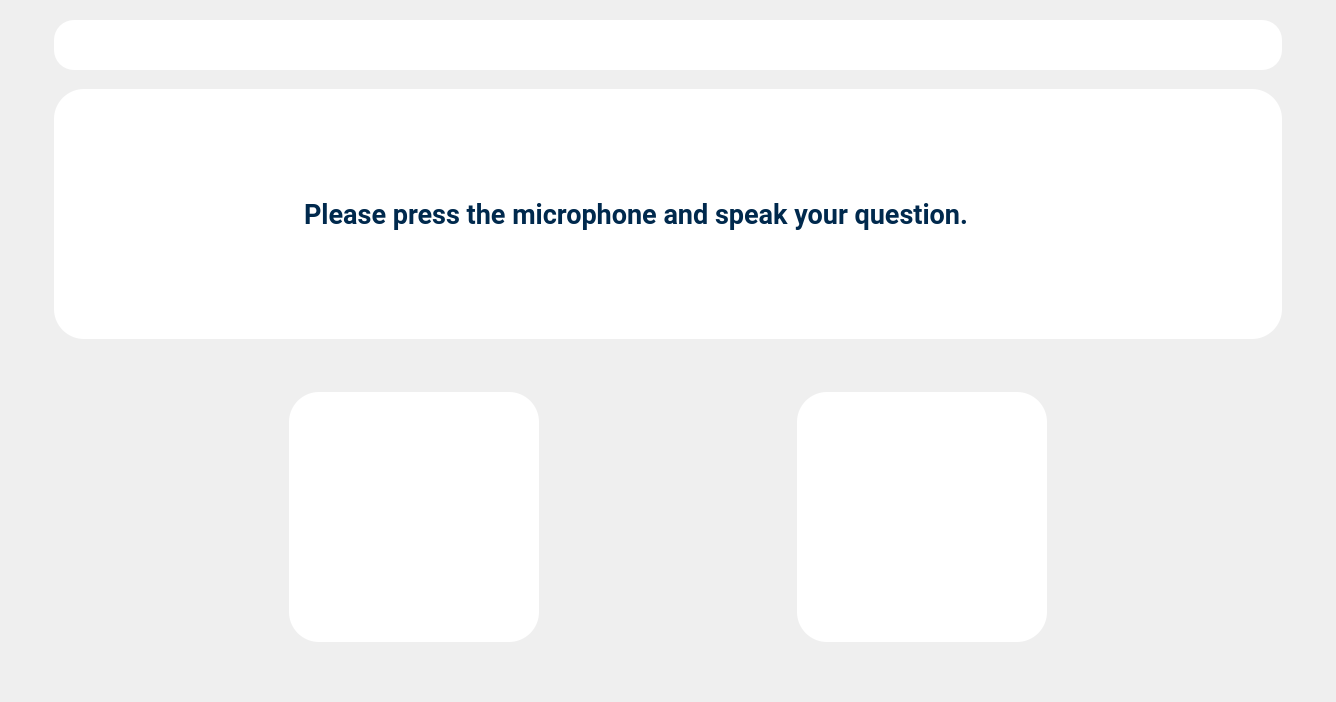
      <widget class="QWidget" name="page_qna">
       <layout class="QVBoxLayout" name="verticalLayout_4" stretch="0">
        <item>
         <widget class="QWidget" name="widget_5" native="true">
          <layout class="QVBoxLayout" name="verticalLayout_7">
           <property name="leftMargin">
            <number>30</number>
           </property>
           <property name="rightMargin">
            <number>30</number>
           </property>
           <item>
            <widget class="QWidget" name="widget_20" native="true">
             <property name="maximumSize">
              <size>
               <width>16777215</width>
               <height>70</height>
              </size>
             </property>
             <layout class="QHBoxLayout" name="horizontalLayout_8">
              <property name="leftMargin">
               <number>13</number>
              </property>
              <property name="topMargin">
               <number>0</number>
              </property>
              <property name="rightMargin">
               <number>13</number>
              </property>
              <property name="bottomMargin">
               <number>0</number>
              </property>
              <item>
               <widget class="QWidget" name="widget_19" native="true">
                <property name="maximumSize">
                 <size>
                  <width>16777215</width>
                  <height>60</height>
                 </size>
                </property>
                <property name="styleSheet">
                 <string notr="true">background-color: rgb(255, 255, 255);
color: rgb(0, 41, 77);
border-radius:  20px;
</string>
                </property>
                <layout class="QHBoxLayout" name="horizontalLayout_13">
                 <property name="spacing">
                  <number>15</number>
                 </property>
                 <property name="leftMargin">
                  <number>15</number>
                 </property>
                 <property name="topMargin">
                  <number>0</number>
                 </property>
                 <property name="rightMargin">
                  <number>15</number>
                 </property>
                 <property name="bottomMargin">
                  <number>0</number>
                 </property>
                 <item>
                  <widget class="QPushButton" name="btn_home_navi_2">
                   <property name="minimumSize">
                    <size>
                     <width>50</width>
                     <height>50</height>
                    </size>
                   </property>
                   <property name="maximumSize">
                    <size>
                     <width>50</width>
                     <height>50</height>
                    </size>
                   </property>
                   <property name="font">
                    <font>
                     <family>Roboto</family>
                     <pointsize>25</pointsize>
                     <weight>75</weight>
                     <bold>true</bold>
                    </font>
                   </property>
                   <property name="styleSheet">
                    <string notr="true">
background-color: rgb(255, 255, 255);
color: rgb(0, 41, 77);
border-radius:  15px;
</string>
                   </property>
                   <property name="text">
                    <string/>
                   </property>
                   <property name="icon">
                    <iconset resource="resources/resources.qrc">
                     <normaloff>:/icon/icon/basic-ui_17055247.png</normaloff>:/icon/icon/basic-ui_17055247.png</iconset>
                   </property>
                   <property name="iconSize">
                    <size>
                     <width>30</width>
                     <height>30</height>
                    </size>
                   </property>
                  </widget>
                 </item>
                 <item>
                  <spacer name="horizontalSpacer_2">
                   <property name="orientation">
                    <enum>Qt::Horizontal</enum>
                   </property>
                   <property name="sizeHint" stdset="0">
                    <size>
                     <width>1018</width>
                     <height>20</height>
                    </size>
                   </property>
                  </spacer>
                 </item>
                 <item>
                  <widget class="QPushButton" name="logo_fab_2">
                   <property name="minimumSize">
                    <size>
                     <width>50</width>
                     <height>50</height>
                    </size>
                   </property>
                   <property name="maximumSize">
                    <size>
                     <width>50</width>
                     <height>50</height>
                    </size>
                   </property>
                   <property name="font">
                    <font>
                     <family>Roboto</family>
                     <pointsize>25</pointsize>
                     <weight>75</weight>
                     <bold>true</bold>
                    </font>
                   </property>
                   <property name="styleSheet">
                    <string notr="true">
background-color: rgb(255, 255, 255);
color: rgb(0, 41, 77);
border-radius:  15px;
</string>
                   </property>
                   <property name="text">
                    <string/>
                   </property>
                   <property name="icon">
                    <iconset resource="resources/resources.qrc">
                     <normaloff>:/logo/Logos/Fablab Logo-aftercut.png</normaloff>:/logo/Logos/Fablab Logo-aftercut.png</iconset>
                   </property>
                   <property name="iconSize">
                    <size>
                     <width>50</width>
                     <height>50</height>
                    </size>
                   </property>
                  </widget>
                 </item>
                 <item>
                  <widget class="QPushButton" name="logo_bk_2">
                   <property name="minimumSize">
                    <size>
                     <width>50</width>
                     <height>50</height>
                    </size>
                   </property>
                   <property name="maximumSize">
                    <size>
                     <width>50</width>
                     <height>50</height>
                    </size>
                   </property>
                   <property name="font">
                    <font>
                     <family>Roboto</family>
                     <pointsize>25</pointsize>
                     <weight>75</weight>
                     <bold>true</bold>
                    </font>
                   </property>
                   <property name="styleSheet">
                    <string notr="true">
background-color: rgb(255, 255, 255);
color: rgb(0, 41, 77);
border-radius:  15px;
</string>
                   </property>
                   <property name="text">
                    <string/>
                   </property>
                   <property name="icon">
                    <iconset resource="resources/resources.qrc">
                     <normaloff>:/logo/Logos/Logo BK.png</normaloff>:/logo/Logos/Logo BK.png</iconset>
                   </property>
                   <property name="iconSize">
                    <size>
                     <width>50</width>
                     <height>50</height>
                    </size>
                   </property>
                  </widget>
                 </item>
                </layout>
               </widget>
              </item>
             </layout>
            </widget>
           </item>
           <item>
            <widget class="QWidget" name="widget_8" native="true">
             <layout class="QVBoxLayout" name="verticalLayout_3">
              <property name="spacing">
               <number>10</number>
              </property>
              <property name="leftMargin">
               <number>0</number>
              </property>
              <property name="topMargin">
               <number>0</number>
              </property>
              <property name="rightMargin">
               <number>0</number>
              </property>
              <property name="bottomMargin">
               <number>10</number>
              </property>
              <item>
               <widget class="QWidget" name="widget_6" native="true">
                <layout class="QHBoxLayout" name="horizontalLayout_5">
                 <property name="leftMargin">
                  <number>13</number>
                 </property>
                 <property name="topMargin">
                  <number>13</number>
                 </property>
                 <property name="rightMargin">
                  <number>13</number>
                 </property>
                 <property name="bottomMargin">
                  <number>13</number>
                 </property>
                 <item>
                  <widget class="QWidget" name="widget_7" native="true">
                   <property name="minimumSize">
                    <size>
                     <width>0</width>
                     <height>250</height>
                    </size>
                   </property>
                   <property name="maximumSize">
                    <size>
                     <width>16777215</width>
                     <height>300</height>
                    </size>
                   </property>
                   <property name="styleSheet">
                    <string notr="true">background-color: rgb(255, 255, 255);
color: rgb(0, 41, 77);
border-radius:  30px;
</string>
                   </property>
                   <layout class="QHBoxLayout" name="horizontalLayout_6" stretch="1,0">
                    <property name="spacing">
                     <number>20</number>
                    </property>
                    <property name="leftMargin">
                     <number>30</number>
                    </property>
                    <property name="rightMargin">
                     <number>30</number>
                    </property>
                    <item>
                     <widget class="QLabel" name="label_3">
                      <property name="minimumSize">
                       <size>
                        <width>200</width>
                        <height>200</height>
                       </size>
                      </property>
                      <property name="maximumSize">
                       <size>
                        <width>200</width>
                        <height>200</height>
                       </size>
                      </property>
                      <property name="font">
                       <font>
                        <family>Roboto</family>
                        <pointsize>12</pointsize>
                       </font>
                      </property>
                      <property name="text">
                       <string/>
                      </property>
                      <property name="pixmap">
                       <pixmap resource="resources/resources.qrc">:/robot/robot/floating-minimal-robot.PNG</pixmap>
                      </property>
                      <property name="scaledContents">
                       <bool>true</bool>
                      </property>
                     </widget>
                    </item>
                    <item>
                     <widget class="QLabel" name="prompt_qna">
                      <property name="sizePolicy">
                       <sizepolicy hsizetype="Minimum" vsizetype="Fixed">
                        <horstretch>0</horstretch>
                        <verstretch>0</verstretch>
                       </sizepolicy>
                      </property>
                      <property name="minimumSize">
                       <size>
                        <width>0</width>
                        <height>0</height>
                       </size>
                      </property>
                      <property name="maximumSize">
                       <size>
                        <width>16777215</width>
                        <height>300</height>
                       </size>
                      </property>
                      <property name="font">
                       <font>
                        <family>Roboto</family>
                        <pointsize>20</pointsize>
                        <weight>75</weight>
                        <bold>true</bold>
                       </font>
                      </property>
                      <property name="text">
                       <string>Please press the microphone and speak your question.</string>
                      </property>
                      <property name="scaledContents">
                       <bool>false</bool>
                      </property>
                      <property name="wordWrap">
                       <bool>true</bool>
                      </property>
                     </widget>
                    </item>
                   </layout>
                  </widget>
                 </item>
                </layout>
               </widget>
              </item>
              <item>
               <widget class="QWidget" name="widget_14" native="true">
                <property name="styleSheet">
                 <string notr="true">QPushButton:hover {
	border-color: #4c96f7;
}</string>
                </property>
                <layout class="QHBoxLayout" name="horizontalLayout_7">
                 <property name="spacing">
                  <number>80</number>
                 </property>
                 <property name="leftMargin">
                  <number>30</number>
                 </property>
                 <property name="topMargin">
                  <number>30</number>
                 </property>
                 <property name="rightMargin">
                  <number>30</number>
                 </property>
                 <property name="bottomMargin">
                  <number>30</number>
                 </property>
                 <item>
                  <spacer name="horizontalSpacer_5">
                   <property name="sizeHint" stdset="0">
                    <size>
                     <width>40</width>
                     <height>20</height>
                    </size>
                   </property>
                  </spacer>
                 </item>
                 <item>
                  <widget class="QPushButton" name="btn_speaker">
                   <property name="minimumSize">
                    <size>
                     <width>250</width>
                     <height>250</height>
                    </size>
                   </property>
                   <property name="maximumSize">
                    <size>
                     <width>250</width>
                     <height>250</height>
                    </size>
                   </property>
                   <property name="styleSheet">
                    <string notr="true">background-color: rgb(255, 255, 255);
color: rgb(0, 41, 77);
border-radius:  30px;
</string>
                   </property>
                   <property name="text">
                    <string/>
                   </property>
                   <property name="icon">
                    <iconset resource="resources/resources.qrc">
                     <normaloff>:/icon/icon/speaker.png</normaloff>:/icon/icon/speaker.png</iconset>
                   </property>
                   <property name="iconSize">
                    <size>
                     <width>125</width>
                     <height>125</height>
                    </size>
                   </property>
                  </widget>
                 </item>
                 <item>
                  <widget class="QPushButton" name="btn_micro">
                   <property name="minimumSize">
                    <size>
                     <width>250</width>
                     <height>250</height>
                    </size>
                   </property>
                   <property name="maximumSize">
                    <size>
                     <width>250</width>
                     <height>250</height>
                    </size>
                   </property>
                   <property name="styleSheet">
                    <string notr="true">background-color: rgb(255, 255, 255);
color: rgb(0, 41, 77);
border-radius:  30px;
</string>
                   </property>
                   <property name="text">
                    <string/>
                   </property>
                   <property name="icon">
                    <iconset resource="resources/resources.qrc">
                     <normaloff>:/icon/icon/microphone.png</normaloff>:/icon/icon/microphone.png</iconset>
                   </property>
                   <property name="iconSize">
                    <size>
                     <width>125</width>
                     <height>125</height>
                    </size>
                   </property>
                  </widget>
                 </item>
                 <item>
                  <spacer name="horizontalSpacer_6">
                   <property name="sizeHint" stdset="0">
                    <size>
                     <width>40</width>
                     <height>20</height>
                    </size>
                   </property>
                  </spacer>
                 </item>
                </layout>
               </widget>
              </item>
             </layout>
            </widget>
           </item>
          </layout>
         </widget>
        </item>
       </layout>
      </widget>
